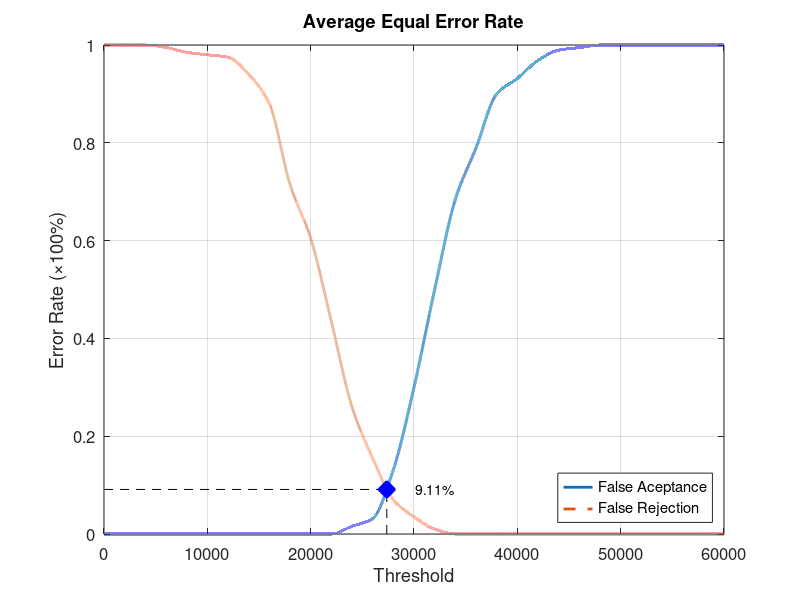
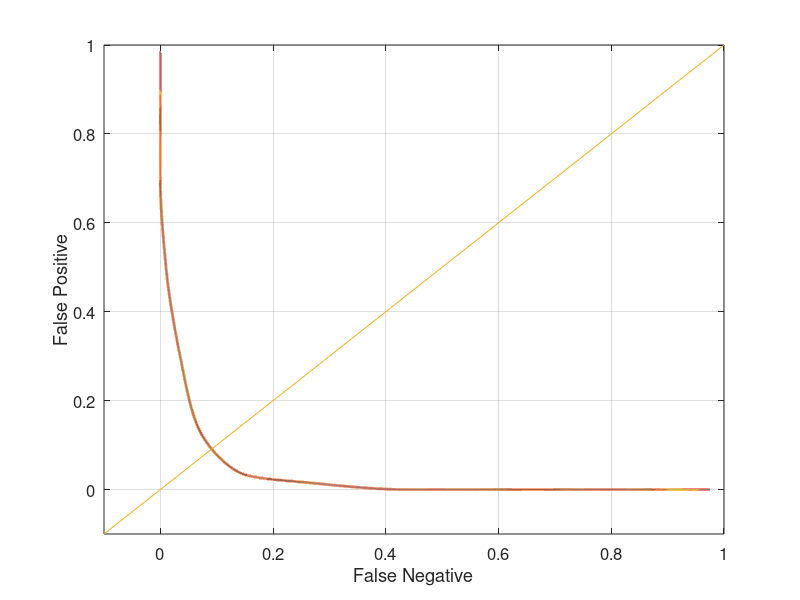

Write the MATLAB code that produced these figures, in order.
function yEER = Database5_1
close all;
clear;
clc;
x = 0:2000:60000;
xq = 0:0.5:60000;

y0 = [0 0 0 0 0 0 0 0 0 0 0 0 0.0157895 0.0315789 0.131579 0.3 0.5 0.684211 0.789474 0.9 0.931579 0.968421 0.989474 0.994737 1 1 1 1 1 1 1];
yy0 = interp1(x, y0, xq, 'pchip');
y1 = [1 1 1 0.995 0.985 0.98 0.975 0.94 0.88 0.715 0.605 0.435 0.26 0.155 0.07 0.035 0.01 0 0 0 0 0 0 0 0 0 0 0 0 0 0];
yy1 = interp1(x, y1, xq, 'pchip');

% Calculating EER: 
y2 = abs(y0 - y1);
find(y2 == min(y2))
yy2 = abs(yy0 - yy1);
xEER = find(yy2 == min(yy2));
xEERIndex = xq(xEER) % X-axis EER
yEER = yy0(xEER) % Y-axis EER

main = figure
plot(xq, yy0,'-','LineWidth', 2);	hold on
plot(xq, yy1,'--','LineWidth', 2);	hold on
plot([xEERIndex xEERIndex], [0 yEER], 'k--');	hold on
plot([0 xEERIndex], [yEER yEER], 'k--');	hold on
plot(xEERIndex, yEER, 'bx', 'LineWidth', 10);	hold on
text(xEERIndex + 10 * xEERIndex / 100, yEER, [num2str(round((10000 * yEER)) / 100) '%'])
legend('False Aceptance', 'False Rejection', 'Location', 'SouthEast')
xlabel('Threshold')
ylabel('Error Rate (\times100%)')
title('Average Equal Error Rate')
set(gca, 'FontSize', 12)
axis([0 60000 0 1])
grid on

print(main, 'Database5_1Main', '-dpng');
FNRxFPR = figure('Color', [1 1 1]);
plot(yy1, yy0, '-', yy1, yy0, 'LineWidth', 2);
hold on
y = -0.1:0.1:1
plot(y, y); 
set(gca, 'FontSize', 12)
xlabel('False Negative')
ylabel('False Positive')
axis([-0.1 1 -0.1 1])
set(gca, 'FontSize', 12)
grid on

print(FNRxFPR, 'Database5_1FNRxFPR','-dpng');
end
